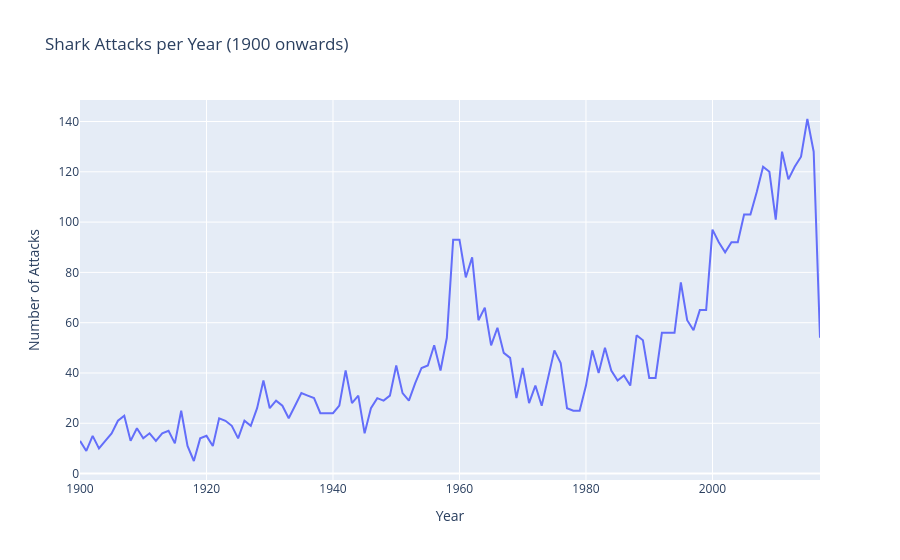

Write notebook code for a chart like this one.
### Code cell
# Clean Year column (assume it's numeric, but convert if needed)
df['Year'] = pd.to_numeric(df['Year'], errors='coerce')

# Filter from 1900
df_1900 = df[df['Year'] >= 1900]

# Group by Year and count attacks
attacks_per_year = df_1900.groupby('Year').size().reset_index(name='Count')

# Plot with Plotly
fig = px.line(attacks_per_year, x='Year', y='Count', title='Shark Attacks per Year (1900 onwards)')
fig.update_layout(xaxis_title='Year', yaxis_title='Number of Attacks')
fig.show()

# Observations (add as Markdown):
# - Increase in attacks from mid-20th century, possibly due to better documentation.
# - Peaks around 2000-2010s, then stabilization.
# - Recent years might show decline due to conservation or awareness.

### Figure 1 — Plotly figure (JSON) as saved in the notebook; plotly's stock layout.template omitted (floating-point values rounded to 4 significant figures)
{"data": [{"hovertemplate": "Year=%{x}<br>Count=%{y}<extra></extra>", "legendgroup": "", "line": {"color": "#636efa", "dash": "solid"}, "marker": {"symbol": "circle"}, "mode": "lines", "name": "", "orientation": "v", "showlegend": false, "type": "scatter", "x": [1900, 1901, 1902, 1903, 1904, 1905, 1906, 1907, 1908, 1909, 1910, 1911, 1912, 1913, 1914, 1915, 1916, 1917, 1918, 1919, 1920, 1921, 1922, 1923, 1924, 1925, 1926, 1927, 1928, 1929, 1930, 1931, 1932, 1933, 1934, 1935, 1936, 1937, 1938, 1939, 1940, 1941, 1942, 1943, 1944, 1945, 1946, 1947, 1948, 1949, 1950, 1951, 1952, 1953, 1954, 1955, 1956, 1957, 1958, 1959, 1960, 1961, 1962, 1963, 1964, 1965, 1966, 1967, 1968, 1969, 1970, 1971, 1972, 1973, 1974, 1975, 1976, 1977, 1978, 1979, 1980, 1981, 1982, 1983, 1984, 1985, 1986, 1987, 1988, 1989, 1990, 1991, 1992, 1993, 1994, 1995, 1996, 1997, 1998, 1999, 2000, 2001, 2002, 2003, 2004, 2005, 2006, 2007, 2008, 2009, 2010, 2011, 2012, 2013, 2014, 2015, 2016, 2017], "xaxis": "x", "y": [13, 9, 15, 10, 13, 16, 21, 23, 13, 18, 14, 16, 13, 16, 17, 12, 25, 11, 5, 14, 15, 11, 22, 21, 19, 14, 21, 19, 26, 37, 26, 29, 27, 22, 27, 32, 31, 30, 24, 24, 24, 27, 41, 28, 31, 16, 26, 30, 29, 31, 43, 32, 29, 36, 42, 43, 51, 41, 54, 93, 93, 78, 86, 61, 66, 51, 58, 48, 46, 30, 42, 28, 35, 27, 38, 49, 44, 26, 25, 25, 35, 49, 40, 50, 41, 37, 39, 35, 55, 53, 38, 38, 56, 56, 56, 76, 61, 57, 65, 65, 97, 92, 88, 92, 92, 103, 103, 112, 122, 120, 101, 128, 117, 122, 126, 141, 128, 54], "yaxis": "y"}], "layout": {"autosize": true, "legend": {"tracegroupgap": 0}, "title": {"text": "Shark Attacks per Year (1900 onwards)"}, "xaxis": {"anchor": "y", "autorange": true, "domain": [0, 1], "range": [1900, 2017], "title": {"text": "Year"}, "type": "linear"}, "yaxis": {"anchor": "x", "autorange": true, "domain": [0, 1], "range": [-2.556, 148.6], "title": {"text": "Number of Attacks"}, "type": "linear"}}}
